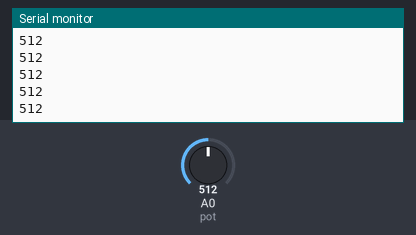
A sketch run on a simulated Arduino Uno, built with avr-gcc and run on an emulated ATmega328P. Shown: the last lines printed to the serial monitor. The test bench sets the inputs (shaded band); at power-on: A0 (pot) = 512.

Above: at 1.2 s.
1.3 s: A0 (pot) set to 716
At 2.3 s:
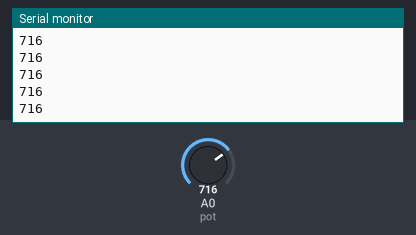
2.8 s: A0 (pot) set to 900
At 3.3 s:
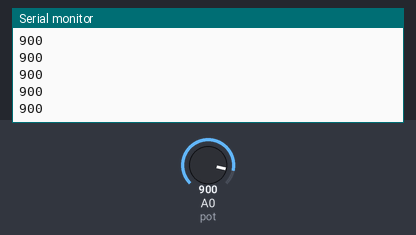
Timing chart, 0 to 5.8 s (numbered marks = the images above; inputs shaded):
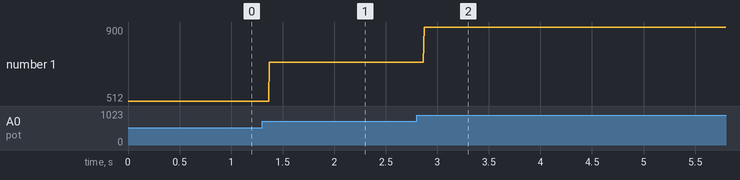

Measured:
- after the input at 1.3 s, the serial monitor: prints a new line after 0.07 s (image 1)
- after the input at 2.8 s, the serial monitor: prints a new line after 0.07 s (image 2)
- plotted number 1: 512 → 716 after the input at 1.3 s, 716 → 900 after the input at 2.8 s

The sketch:

pot-arduino.ino
```cpp
// values range from 0 to 2^10 = 1024-1 = 1023
// 0 to 5V -> 0 to 1023 - 10bit ADC

int pot=A0;

void setup() {
  pinMode(pot,INPUT);
  Serial.begin(9600);
}

void loop() {

  int m=analogRead(pot);
  Serial.println(m);
}
```
